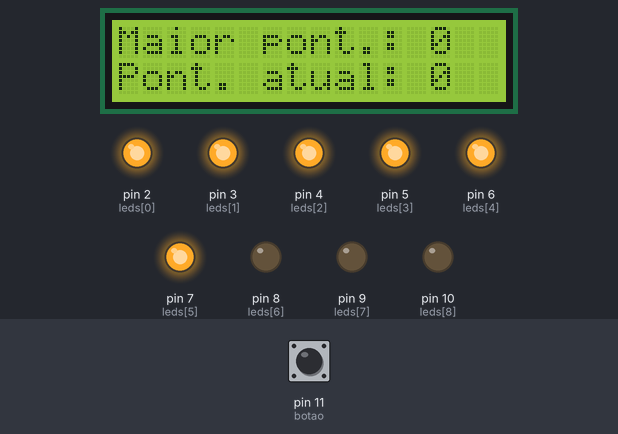
The sketch below on a simulated Arduino Uno, built with avr-gcc and run on an emulated ATmega328P. Shown: 16×2 character LCD, output pins drawn as LEDs (lit = HIGH). Dashed ring = blinking. Inputs (shaded band) come from the test bench; at power-on: pin 11 (botao) LOW. What the sketch prints to the serial monitor is not drawn.

Above: at 1.2 s.
1.3 s: pin 11 (botao) pulled HIGH for 0.25 s
At 1.67 s:
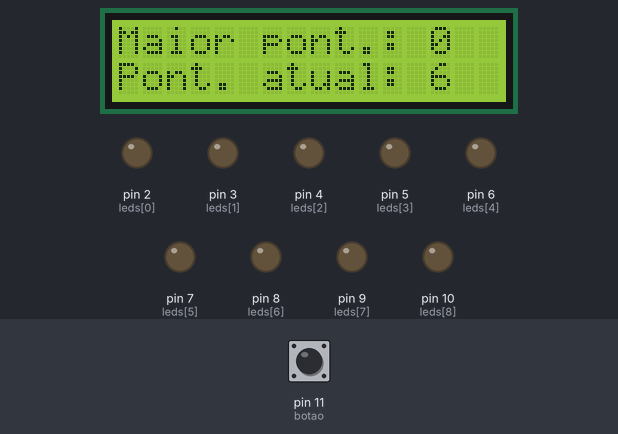
4.5 s: pin 11 (botao) pulled HIGH for 1 s
At 4.91 s:
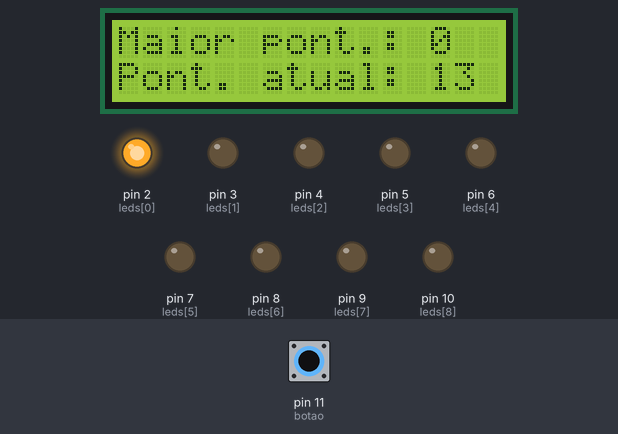
7.0 s: pin 11 (botao) pulled HIGH for 0.25 s
At 7.61 s:
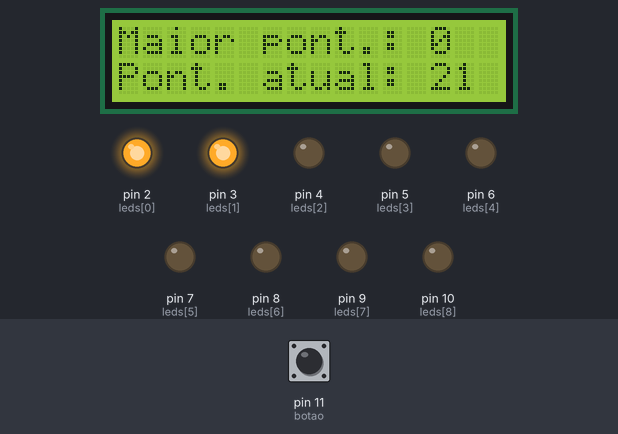
8.7 s: pin 11 (botao) pulled HIGH for 1 s
At 10.14 s:
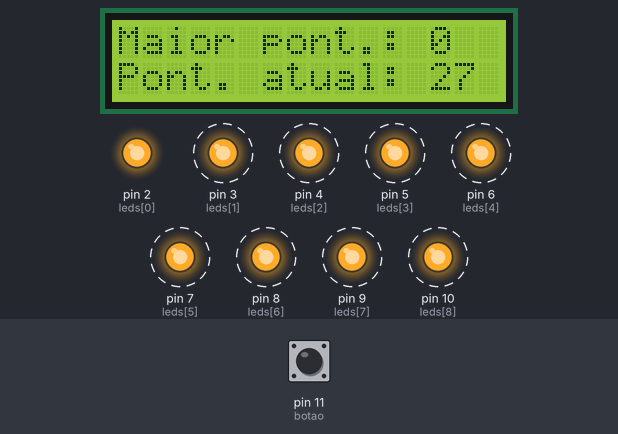
Timing chart, 0 to 12.2 s (numbered marks = the images above; inputs shaded):
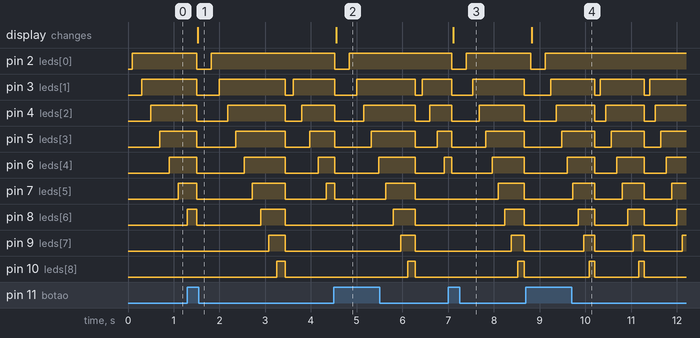

The sketch:

jogo_reflexo.ino
```cpp
#include <Wire.h>
#include <LiquidCrystal_I2C.h>

const int numLeds = 9;
int leds[numLeds] = {2, 3, 4, 5, 6, 7, 8, 9, 10}; // Pinos dos LEDs
const int botao = 11; // Pino do botão
int posicaoAtual = 0;
bool estadoBotaoAnterior = LOW; // Armazena o estado anterior do botão
int pontuacao = 0; // Pontuação total do jogador
int pontuacaoMaxima = 0; // Pontuação máxima registrada
int tentativasRestantes = 10; // Número de fases ajustado para 10
int delayAtual = 200; // Delay inicial ajustado para uma velocidade mais rápida

// Configuração do display LCD I2C
LiquidCrystal_I2C lcd(0x27, 16, 2); // Endereço I2C padrão do LCD é 0x27, com dimensões 16x2

void setup() {
    // Configuração dos LEDs como saídas
    for (int i = 0; i < numLeds; i++) {
        pinMode(leds[i], OUTPUT);
        digitalWrite(leds[i], LOW); // Garante que todos os LEDs comecem apagados
    }

    // Configuração do botão como entrada
    pinMode(botao, INPUT);
    Serial.begin(9600); // Inicializa o Serial para exibir mensagens

    // Inicializa o display LCD
    lcd.init();
    lcd.clear();
    lcd.backlight(); // Liga a luz de fundo do LCD
    atualizarDisplay(); // Exibe as pontuações iniciais
}

void loop() {
    // Espera o botão ser pressionado para começar o jogo
    if (tentativasRestantes == 0) {
        // Se todas as tentativas acabaram, verifica se pontuacao é a nova pontuacaoMaxima
        if (pontuacao > pontuacaoMaxima) {
            pontuacaoMaxima = pontuacao;
        }

        // Apaga todos os LEDs e reseta a posição atual
        for (int i = 0; i < numLeds; i++) {
            digitalWrite(leds[i], LOW);
        }
        posicaoAtual = 0; // Reseta a posição atual para o início

        // Atualiza o display com a maior pontuação
        atualizarDisplay();

        // Espera o botão ser pressionado para reiniciar o jogo
        if (digitalRead(botao) == HIGH && estadoBotaoAnterior == LOW) {
            tentativasRestantes = 10; // Reinicia com 10 tentativas para o novo jogo
            pontuacao = 0;
            delayAtual = 200; // Reinicia o delay para 200 ms no novo jogo
            Serial.println("Novo jogo iniciado!");
            delay(200); // debounce
            atualizarDisplay(); // Atualiza o display com a nova pontuação
        }

        estadoBotaoAnterior = digitalRead(botao);
        return; // Sai do loop até que o botão seja pressionado
    }

    // Lê o estado atual do botão
    bool estadoBotaoAtual = digitalRead(botao);

    // Detecta se o botão foi pressionado (transição de LOW para HIGH)
    if (estadoBotaoAtual == HIGH && estadoBotaoAnterior == LOW) {
        // Calcula a pontuação com base na posição do LED antes de resetar a posição
        int centro = numLeds / 2; // LED central
        int distanciaDoCentro = abs(posicaoAtual - centro); // Distância do LED ao centro
        int pontuacaoGanha = numLeds - distanciaDoCentro; // Maior pontuação no centro, menor nas extremidades

        // Apaga todos os LEDs e reseta a posição atual para o início
        for (int i = 0; i < numLeds; i++) {
            digitalWrite(leds[i], LOW);
        }
        posicaoAtual = 0;

        // Adiciona a pontuação ganha à pontuação total
        int pontuacaoAtual = pontuacao;
        pontuacao += pontuacaoGanha;
        tentativasRestantes--; // Diminui uma tentativa

        // Atualiza o display com a pontuação atual e a pontuação máxima
        atualizarDisplay();

        // Imprime a mensagem formatada no Serial Monitor
        Serial.println("====================");
        Serial.println("Botao pressionado!");
        Serial.print("Posicao: ");
        Serial.println(posicaoAtual + 1); // Ajuste para imprimir 1-9 em vez de 0-8
        Serial.print("Pontuacao atual: ");
        Serial.print(pontuacaoAtual);
        Serial.print(" + ");
        Serial.print(pontuacaoGanha);
        Serial.print(" = ");
        Serial.println(pontuacao);
        Serial.print("Pontuacao maxima: ");
        Serial.println(pontuacaoMaxima);
        Serial.print("Tentativas restantes: ");
        Serial.println(tentativasRestantes);
        Serial.println("====================");

        delay(200); // debounce para evitar leituras indesejadas logo após a transição

        // Reduz o delay a cada tentativa para aumentar a velocidade
        if (tentativasRestantes > 0) {
            delayAtual -= 20; // Diminui o delay em 20 ms para aumentar a velocidade de forma mais gradual
        }
    }

    // Atualiza o estado anterior do botão para o próximo loop
    estadoBotaoAnterior = estadoBotaoAtual;

    // Se atingimos o final da sequência, apagamos todos os LEDs e reiniciamos a posição
    if (posicaoAtual == numLeds) {
        for (int i = 0; i < numLeds; i++) {
            digitalWrite(leds[i], LOW);
        }
        posicaoAtual = 0;
    }

    // Acende o LED atual
    digitalWrite(leds[posicaoAtual], HIGH);

    // Movimento dos LEDs
    delay(delayAtual); // Usamos o delay atual que diminui a cada tentativa

    // Avança para o próximo LED
    posicaoAtual++;
}

// Função para atualizar o display LCD
void atualizarDisplay() {
    lcd.clear();
    lcd.setCursor(0, 0); // Primeira linha
    lcd.print("Maior pont.: ");
    lcd.print(pontuacaoMaxima);

    lcd.setCursor(0, 1); // Segunda linha
    lcd.print("Pont. atual: ");
    lcd.print(pontuacao);
}
```

Measured:
- after the input at 1.3 s, pin 2 (leds[0]): HIGH → LOW after 0.20 s, → HIGH 0.32 s later; the display: changes after 0.23 s (image 1)
- after the input at 4.5 s, pin 2 (leds[0]): HIGH → LOW at once, → HIGH 0.32 s later; the display: changes after 0.05 s (image 2)
- after the input at 7.0 s, pin 2 (leds[0]): HIGH → LOW after 0.08 s, → HIGH 0.32 s later; the display: changes after 0.11 s (image 3)
- after the input at 8.7 s, pin 2 (leds[0]): HIGH → LOW after 0.10 s, → HIGH 0.32 s later; the display: changes after 0.13 s (image 4)
- by itself, pin 3 (leds[1]): alternates HIGH for 0.96 s and LOW for 0.12 s
- by itself, pin 4 (leds[2]): alternates HIGH for 0.84 s and LOW for 0.24 s
- by itself, pin 5 (leds[3]): alternates HIGH for 0.72 s and LOW for 0.36 s
- by itself, pin 6 (leds[4]): alternates HIGH for 0.60 s and LOW for 0.48 s
